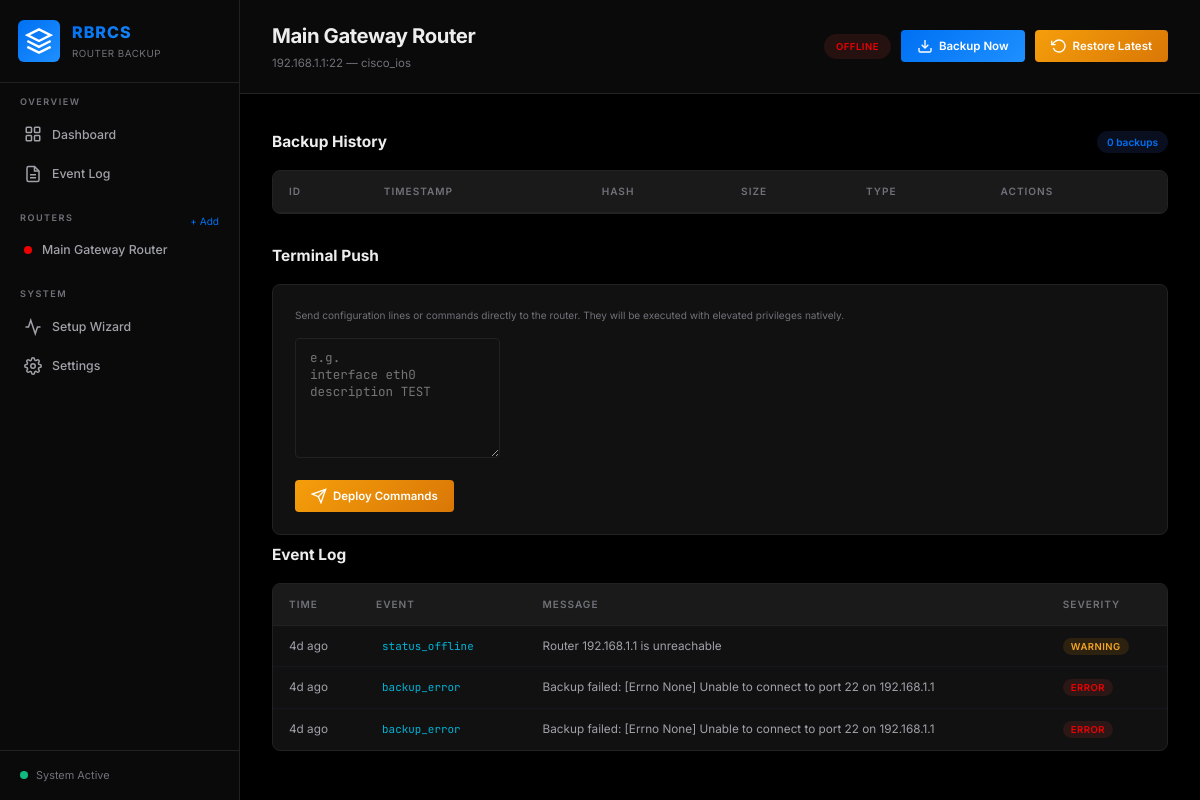
The app's page /router/router-main, older data.
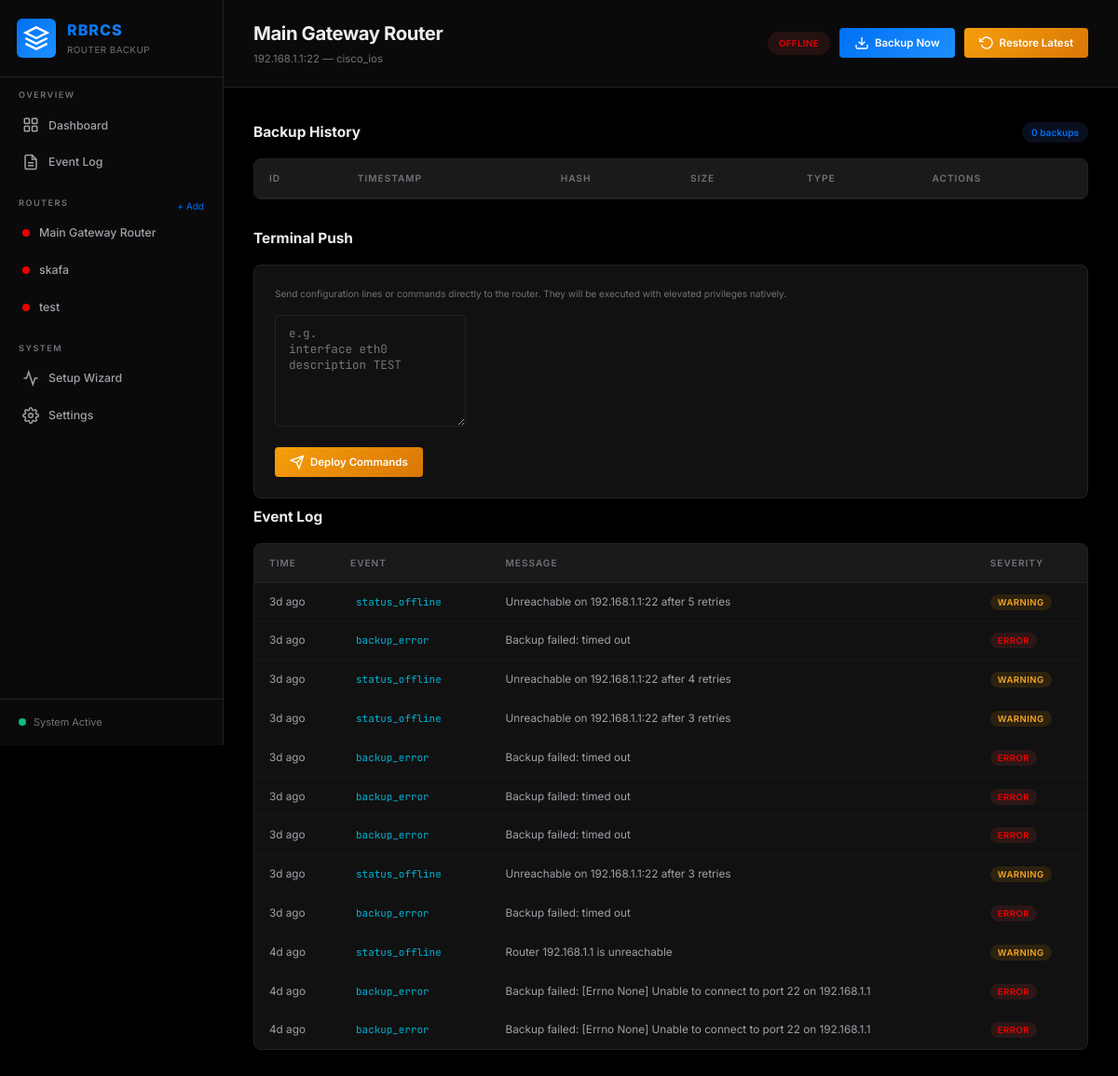
The same page, newer data.
### tables this page shows
CREATE TABLE routers (
            id            TEXT PRIMARY KEY,
            name          TEXT NOT NULL,
            host          TEXT NOT NULL,
            port          INTEGER DEFAULT 22,
            device_type   TEXT NOT NULL,
            username      TEXT,
            password      TEXT,
            ssh_key_path  TEXT,
            enable_password TEXT,
            status        TEXT DEFAULT 'unknown',
            last_seen     DATETIME,
            last_backup   DATETIME,
            created_at    DATETIME DEFAULT CURRENT_TIMESTAMP
        );

CREATE TABLE events (
            id            INTEGER PRIMARY KEY AUTOINCREMENT,
            router_id     TEXT,
            event_type    TEXT NOT NULL,
            message       TEXT,
            severity      TEXT DEFAULT 'info',
            timestamp     DATETIME DEFAULT CURRENT_TIMESTAMP,
            FOREIGN KEY (router_id) REFERENCES routers(id) ON DELETE SET NULL
        );

### sample_zip/mnt/user-data/outputs/rbrcs.py (the view)
@app.route("/router/<router_id>")
def router_detail(router_id):
    router = get_router(router_id)
    if not router:
        return "Router not found", 404
    history = get_config_history(router_id, limit=50)
    events = get_events(limit=30, router_id=router_id)
    return render_template("router_detail.html",
                           router=router, history=history, events=events)

### sample_zip/mnt/user-data/outputs/rbrcs.py (called while the page is built)
def get_db(db_path=None):
    path = db_path or DB_PATH
    conn = sqlite3.connect(path)
    conn.row_factory = sqlite3.Row
    conn.execute("PRAGMA journal_mode=WAL")      # Better concurrent access
    conn.execute("PRAGMA foreign_keys=ON")
    conn.execute("PRAGMA cache_size = -2000")    # 2MB cache, reduces disk I/O
    conn.execute("PRAGMA temp_store = MEMORY")   # Keep temporary tables/indices in memory
    return conn

def get_all_routers(db_path=None):
    conn = get_db(db_path)
    rows = conn.execute("SELECT * FROM routers ORDER BY name").fetchall()
    conn.close()
    return [dict(r) for r in rows]

def get_router(router_id, db_path=None):
    conn = get_db(db_path)
    row = conn.execute("SELECT * FROM routers WHERE id = ?", (router_id,)).fetchone()
    conn.close()
    return dict(row) if row else None

def get_config_history(router_id, limit=50, db_path=None):
    conn = get_db(db_path)
    rows = conn.execute("""
        SELECT id, router_id, config_hash, config_size, change_type, timestamp
        FROM configs WHERE router_id = ?
        ORDER BY timestamp DESC LIMIT ?
    """, (router_id, limit)).fetchall()
    conn.close()
    return [dict(r) for r in rows]

def get_events(limit=100, router_id=None, db_path=None):
    conn = get_db(db_path)
    if router_id:
        rows = conn.execute("""
            SELECT * FROM events WHERE router_id = ?
            ORDER BY timestamp DESC LIMIT ?
        """, (router_id, limit)).fetchall()
    else:
        rows = conn.execute("""
            SELECT * FROM events ORDER BY timestamp DESC LIMIT ?
        """, (limit,)).fetchall()
    conn.close()
    return [dict(r) for r in rows]

@app.template_filter("time_ago")
def time_ago_filter(timestamp_str):
    if not timestamp_str:
        return "Never"
    try:
        ts = datetime.fromisoformat(timestamp_str.replace("Z", "+00:00"))
        now = datetime.utcnow()
        diff = now - ts.replace(tzinfo=None)
        seconds = int(diff.total_seconds())
        if seconds < 60:
            return "just now"
        elif seconds < 3600:
            m = seconds // 60
            return f"{m}m ago"
        elif seconds < 86400:
            h = seconds // 3600
            return f"{h}h ago"
        else:
            d = seconds // 86400
            return f"{d}d ago"
    except Exception:
        return timestamp_str

@app.context_processor
def inject_sidebar_routers():
    return dict(sidebar_routers=get_all_routers())

### sample_zip/templates/router_detail.html (shortened to what this page needs)
{% extends "base.html" %}
{% block page_title %}{{ router.name }}{% endblock %}
{% block page_subtitle %}{{ router.host }}:{{ router.port }} — {{ router.device_type }}{% endblock %}
{% block top_actions %}
<span class="status-badge {{ router.status }}">{{ router.status | upper }}</span>
<button class="btn btn-primary" onclick="backupRouter('{{ router.id }}')" id="btn-backup-now">
    <svg width="16" height="16" viewBox="0 0 24 24" fill="none" stroke="currentColor" stroke-width="2">
        <path d="M21 15v4a2 2 0 0 1-2 2H5a2 2 0 0 1-2-2v-4"/>
        <polyline points="7 10 12 15 17 10"/>
        <line x1="12" y1="15" x2="12" y2="3"/>
    </svg>
    Backup Now
</button>
<button class="btn btn-warning" onclick="restoreLatest('{{ router.id }}')" id="btn-restore-latest">
    <svg width="16" height="16" viewBox="0 0 24 24" fill="none" stroke="currentColor" stroke-width="2">
        <polyline points="1 4 1 10 7 10"/>
        <path d="M3.51 15a9 9 0 1 0 2.13-9.36L1 10"/>
    </svg>
    Restore Latest
</button>
{% endblock %}
{% block content %}
<div class="section-header">
    <h2>Backup History</h2>
    <span class="badge">{{ history | length }} backups</span>
</div>
<div class="table-container">
    <table class="data-table" id="history-table">
        <thead>
            <tr>
                <th>ID</th>
                <th>Timestamp</th>
                <th>Hash</th>
                <th>Size</th>
                <th>Type</th>
                <th>Actions</th>
            </tr>
        </thead>
    </table>
</div>
<div class="section-header" style="margin-top: 30px;">
    <h2>Terminal Push</h2>
</div>
<div class="settings-card full-width">
    <p class="form-text" style="margin-bottom: 15px;">Send configuration lines or commands directly to the router. They will be executed with elevated privileges natively.</p>
    <textarea id="config-payload" class="form-control" style="font-family: 'JetBrains Mono', monospace; height: 120px; resize: vertical; margin-bottom: 15px; color: #a1b8ce;" placeholder="e.g.&#10;interface eth0&#10;description TEST"></textarea>
    <div style="display: flex; gap: 15px; flex-direction: column;">
        <button class="btn btn-warning" id="btn-deploy-config" onclick="deployAdhocConfig('{{ router.id }}')" style="align-self: flex-start;">
            <svg width="16" height="16" viewBox="0 0 24 24" fill="none" stroke="currentColor" stroke-width="2">
                <path d="M22 2L11 13"/>
                <polygon points="22 2 15 22 11 13 2 9 22 2"/>
            </svg>
            Deploy Commands
        </button>
    </div>
</div>
<div class="section-header">
    <h2>Event Log</h2>
</div>
<div class="table-container">
    <table class="data-table" id="router-events-table">
        <thead>
            <tr>
                <th>Time</th>
                <th>Event</th>
                <th>Message</th>
                <th>Severity</th>
            </tr>
        </thead>
        <tbody>
            {% for event in events %}
            <tr>
                <td>{{ event.timestamp | time_ago }}</td>
                <td><code>{{ event.event_type }}</code></td>
                <td>{{ event.message }}</td>
                <td><span class="severity-badge {{ event.severity }}">{{ event.severity }}</span></td>
            </tr>
            {% endfor %}
        </tbody>
    </table>
</div>
{% endblock %}

### sample_zip/templates/base.html (shortened to what this page needs)
<!DOCTYPE html>
<html lang="en">
<head>
    <link rel="stylesheet" href="{{ url_for('static', filename='style.css') }}">
</head>
<body>
    <nav class="sidebar" id="sidebar">
        <div class="sidebar-header">
            <div class="logo">
                <div class="logo-icon">
                    <svg width="28" height="28" viewBox="0 0 24 24" fill="none" stroke="currentColor" stroke-width="2">
                        <path d="M12 2L2 7l10 5 10-5-10-5z"/>
                        <path d="M2 17l10 5 10-5"/>
                        <path d="M2 12l10 5 10-5"/>
                    </svg>
                </div>
                <div class="logo-text">
                    <span class="logo-title">RBRCS</span>
                    <span class="logo-subtitle">Router Backup</span>
                </div>
            </div>
        </div>
        <div class="nav-section">
            <span class="nav-section-title">Overview</span>
            <a href="{{ url_for('dashboard') }}" class="nav-link {% if request.endpoint == 'dashboard' %}active{% endif %}" id="nav-dashboard">
                <svg width="18" height="18" viewBox="0 0 24 24" fill="none" stroke="currentColor" stroke-width="2">
                    <rect x="3" y="3" width="7" height="7" rx="1"/>
                    <rect x="14" y="3" width="7" height="7" rx="1"/>
                    <rect x="3" y="14" width="7" height="7" rx="1"/>
                    <rect x="14" y="14" width="7" height="7" rx="1"/>
                </svg>
                Dashboard
            </a>
            <a href="{{ url_for('events_page') }}" class="nav-link {% if request.endpoint == 'events_page' %}active{% endif %}" id="nav-events">
                <svg width="18" height="18" viewBox="0 0 24 24" fill="none" stroke="currentColor" stroke-width="2">
                    <path d="M14 2H6a2 2 0 0 0-2 2v16a2 2 0 0 0 2 2h12a2 2 0 0 0 2-2V8z"/>
                    <polyline points="14 2 14 8 20 8"/>
                    <line x1="16" y1="13" x2="8" y2="13"/>
                    <line x1="16" y1="17" x2="8" y2="17"/>
                </svg>
                Event Log
            </a>
        </div>
        <div class="nav-section">
            <div style="display: flex; justify-content: space-between; align-items: center;">
                <span class="nav-section-title">Routers</span>
                <a href="{{ url_for('add_router_page') }}" style="color: var(--accent-blue); text-decoration: none; font-size: 0.72rem; padding-right: 8px;">+ Add</a>
            </div>
            {% for router in sidebar_routers %}
            <a href="{{ url_for('router_detail', router_id=router.id) }}" class="nav-link" id="nav-router-{{ router.id }}">
                <span class="status-dot {{ router.status }}"></span>
                {{ router.name }}
            </a>
            {% endfor %}
        </div>
        <div class="nav-section">
            <span class="nav-section-title">System</span>
            <a href="/setup" class="nav-link {% if request.endpoint == 'setup_page' %}active{% endif %}" id="nav-setup">
                <svg width="18" height="18" viewBox="0 0 24 24" fill="none" stroke="currentColor" stroke-width="2">
                    <polyline points="22 12 18 12 15 21 9 3 6 12 2 12"/>
                </svg>
                Setup Wizard
            </a>
            <a href="{{ url_for('settings_page') }}" class="nav-link {% if request.endpoint == 'settings_page' %}active{% endif %}" id="nav-settings">
                Settings
            </a>
        </div>
        <div class="sidebar-footer">
            <div class="system-status">
                <span class="status-dot online"></span>
                <span>System Active</span>
            </div>
        </div>
    </nav>
    <main class="main-content" id="main-content">
        <header class="top-bar">
            <div class="page-title">
                <h1 id="page-heading">{% block page_title %}Dashboard{% endblock %}</h1>
                <p class="page-subtitle">{% block page_subtitle %}{% endblock %}</p>
            </div>
            <div class="top-bar-actions">
                {% block top_actions %}{% endblock %}
            </div>
        </header>
        <div class="content-area">
            {% block content %}{% endblock %}
        </div>
    </main>
</body>
</html>

Row changes from the older to the newer data that the page shows:
added routers: name "skafa"
added routers: name "test"
added events: timestamp "3d ago", event_type "status_offline", message "Unreachable on 192.168.1.1:22 after 5 retries", severity "WARNING"
added events: timestamp "3d ago", event_type "backup_error", message "Backup failed: timed out", severity "ERROR"
added events: timestamp "3d ago", event_type "status_offline", message "Unreachable on 192.168.1.1:22 after 4 retries", severity "WARNING"
added events: timestamp "3d ago", event_type "status_offline", message "Unreachable on 192.168.1.1:22 after 3 retries", severity "WARNING"
added events: timestamp "3d ago", event_type "backup_error", message "Backup failed: timed out", severity "ERROR"
added events: timestamp "3d ago", event_type "backup_error", message "Backup failed: timed out", severity "ERROR"
added events: timestamp "3d ago", event_type "backup_error", message "Backup failed: timed out", severity "ERROR"
added events: timestamp "3d ago", event_type "status_offline", message "Unreachable on 192.168.1.1:22 after 3 retries", severity "WARNING"
added events: timestamp "3d ago", event_type "backup_error", message "Backup failed: timed out", severity "ERROR"
